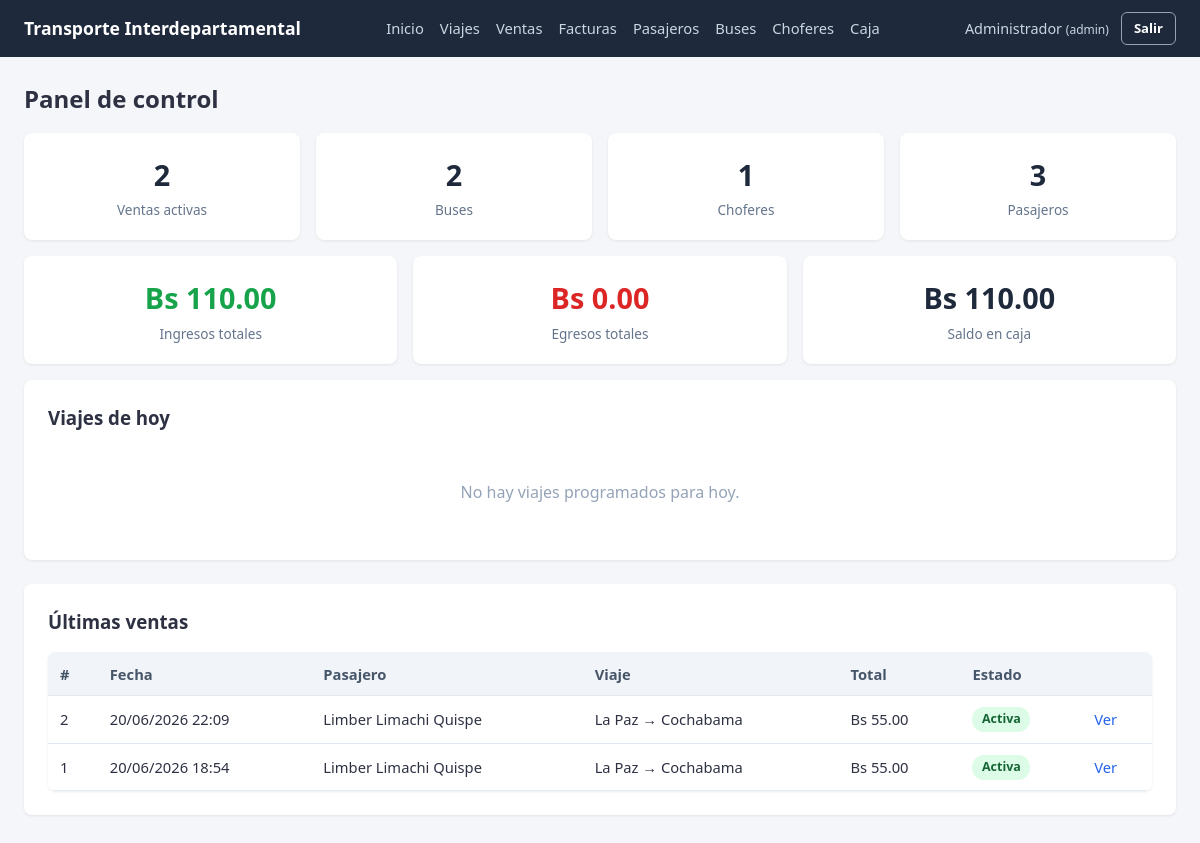
The app's page /dashboard/ (signed in), older data.
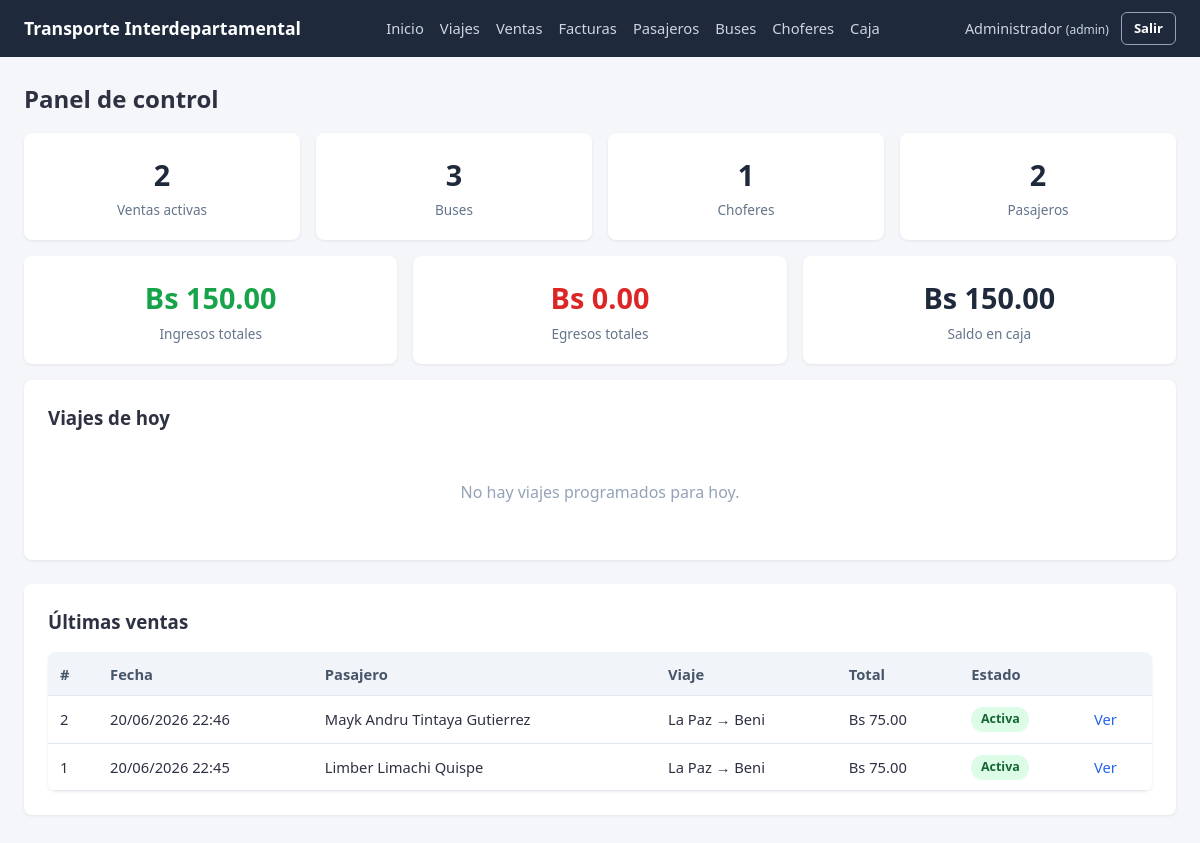
The same page, newer data.
### app/models/venta.py (models this page shows, shortened)
class Venta(db.Model):
    __tablename__ = "venta"
    id_venta = db.Column(db.Integer, primary_key=True, autoincrement=True)
    fecha_venta = db.Column(db.DateTime, nullable=False, default=datetime.now)
    id_pasajero = db.Column(db.Integer, db.ForeignKey("pasajero.id_pasajero"), nullable=False)
    id_viaje = db.Column(db.Integer, db.ForeignKey("viaje.id_viaje"), nullable=False)
    id_usuario = db.Column(db.Integer, db.ForeignKey("usuario.id_usuario"), nullable=False)
    monto = db.Column(db.Numeric(10, 2), nullable=False, default=0)       # total a pagar (suma de detalles activos)
    monto_pagado = db.Column(db.Numeric(10, 2), nullable=False, default=0)  # con cuánto pagó el cliente
    cambio = db.Column(db.Numeric(10, 2), nullable=False, default=0)       # vuelto entregado
    estado = db.Column(db.String(20), nullable=False, default="activa")  # activa | rebajada | anulada
    detalles = db.relationship("VentaDetalle", backref="venta", cascade="all, delete-orphan")
    factura = db.relationship("Factura", backref="venta", uselist=False, cascade="all, delete-orphan")
    usuario = db.relationship("Usuario")

### app/models/pasajero.py (models this page shows, shortened)
class Pasajero(db.Model):
    __tablename__ = "pasajero"
    id_pasajero = db.Column(db.Integer, primary_key=True, autoincrement=True)
    ci = db.Column(db.String(20), nullable=False, unique=True)
    nombres = db.Column(db.String(100), nullable=False)
    apellidos = db.Column(db.String(100), nullable=False)
    telefono = db.Column(db.String(20))
    ventas = db.relationship("Venta", backref="pasajero")
    @property
    def nombre_completo(self):
        return f"{self.nombres} {self.apellidos}"

### app/models/viaje.py (models this page shows, shortened)
class Viaje(db.Model):
    __tablename__ = "viaje"
    id_viaje = db.Column(db.Integer, primary_key=True, autoincrement=True)
    origen = db.Column(db.String(100), nullable=False)
    destino = db.Column(db.String(100), nullable=False)
    fecha_viaje = db.Column(db.Date, nullable=False)
    hora_salida = db.Column(db.Time, nullable=False)
    precio = db.Column(db.Numeric(10, 2), nullable=False, default=0)
    id_bus = db.Column(db.Integer, db.ForeignKey("bus.id_bus"), nullable=False)
    id_chofer = db.Column(db.Integer, db.ForeignKey("chofer.id_chofer"), nullable=False)
    estado = db.Column(db.String(20), nullable=False, default="programado")  # programado | finalizado | cancelado
    viaje_asientos = db.relationship("ViajeAsiento", backref="viaje", cascade="all, delete-orphan")
    ventas = db.relationship("Venta", backref="viaje")

### app/routes/dashboard.py (the view)
@dashboard_bp.route("/")
@login_required
def index():
    viajes_hoy = Viaje.query.filter_by(fecha_viaje=date.today()).order_by(Viaje.hora_salida).all()
    total_ventas_activas = Venta.query.filter(Venta.estado != "anulada").count()
    total_buses = Bus.query.count()
    total_choferes = Chofer.query.count()
    total_pasajeros = Pasajero.query.count()
    balance = caja_service.calcular_balance()
    ultimas_ventas = Venta.query.order_by(Venta.id_venta.desc()).limit(5).all()
    return render_template(
        "dashboard/index.html",
        viajes_hoy=viajes_hoy,
        total_ventas_activas=total_ventas_activas,
        total_buses=total_buses,
        total_choferes=total_choferes,
        total_pasajeros=total_pasajeros,
        balance=balance,
        ultimas_ventas=ultimas_ventas,
    )

### app/services/caja_service.py (called while the page is built)
def listar_movimientos():
    return MovimientoCaja.query.order_by(MovimientoCaja.id_movimiento.desc()).all()

def calcular_balance():
    movimientos = listar_movimientos()
    total_ingresos = sum((Decimal(str(m.monto)) for m in movimientos if m.tipo == "ingreso"), start=Decimal("0"))
    total_egresos = sum((Decimal(str(m.monto)) for m in movimientos if m.tipo == "egreso"), start=Decimal("0"))
    return {
        "ingresos": total_ingresos,
        "egresos": total_egresos,
        "saldo": total_ingresos - total_egresos,
    }

### app/utils/auth.py (called while the page is built)
def login_required(view_func):
    @wraps(view_func)
    def wrapper(*args, **kwargs):
        if "id_usuario" not in session:
            flash("Debes iniciar sesión para continuar.", "warning")
            return redirect(url_for("auth.login"))
        return view_func(*args, **kwargs)
    return wrapper

### templates/dashboard/index.html (shortened to what this page needs)
{% extends "base.html" %}
{% block content %}
<h2 class="mb-2">Panel de control</h2>
<div class="grid grid-4 mb-2">
    <div class="stat-box">
        <div class="stat-value">{{ total_ventas_activas }}</div>
        <div class="stat-label">Ventas activas</div>
    </div>
    <div class="stat-box">
        <div class="stat-value">{{ total_buses }}</div>
        <div class="stat-label">Buses</div>
    </div>
    <div class="stat-box">
        <div class="stat-value">{{ total_choferes }}</div>
        <div class="stat-label">Choferes</div>
    </div>
    <div class="stat-box">
        <div class="stat-value">{{ total_pasajeros }}</div>
        <div class="stat-label">Pasajeros</div>
    </div>
</div>
<div class="grid grid-3 mb-2">
    <div class="stat-box positive">
        <div class="stat-value">Bs {{ "%.2f"|format(balance.ingresos) }}</div>
        <div class="stat-label">Ingresos totales</div>
    </div>
    <div class="stat-box negative">
        <div class="stat-value">Bs {{ "%.2f"|format(balance.egresos) }}</div>
        <div class="stat-label">Egresos totales</div>
    </div>
    <div class="stat-box">
        <div class="stat-value">Bs {{ "%.2f"|format(balance.saldo) }}</div>
        <div class="stat-label">Saldo en caja</div>
    </div>
</div>
<div class="card">
    <h3>Viajes de hoy</h3>
    {% if viajes_hoy %}
    <div class="table-wrapper">
        <table>
            <thead>
                <tr>
                    <th>Hora</th>
                    <th>Origen</th>
                    <th>Destino</th>
                    <th>Bus</th>
                    <th>Chofer</th>
                    <th>Asientos</th>
                    <th>Estado</th>
                </tr>
            </thead>
            <tbody>
                {% for v in viajes_hoy %}
                <tr>
                    <td>{{ v.hora_salida.strftime("%H:%M") }}</td>
                    <td>{{ v.origen }}</td>
                    <td>{{ v.destino }}</td>
                    <td>{{ v.bus.placa }}</td>
                    <td>{{ v.chofer.nombre_completo }}</td>
                    <td>{{ v.asientos_disponibles }} / {{ v.viaje_asientos|length }}</td>
                    <td><span class="badge badge-blue">{{ v.estado }}</span></td>
                </tr>
                {% endfor %}
            </tbody>
        </table>
    </div>
    {% else %}
    <p class="empty-state">No hay viajes programados para hoy.</p>
    {% endif %}
</div>
<div class="card">
    <h3>Últimas ventas</h3>
    {% if ultimas_ventas %}
    <div class="table-wrapper">
        <table>
            <thead>
                <tr>
                    <th>#</th>
                    <th>Fecha</th>
                    <th>Pasajero</th>
                    <th>Viaje</th>
                    <th>Total</th>
                    <th>Estado</th>
                    <th></th>
                </tr>
            </thead>
            <tbody>
                {% for venta in ultimas_ventas %}
                <tr>
                    <td>{{ venta.id_venta }}</td>
                    <td>{{ venta.fecha_venta.strftime("%d/%m/%Y %H:%M") }}</td>
                    <td>{{ venta.pasajero.nombre_completo }}</td>
                    <td>{{ venta.viaje.origen }} → {{ venta.viaje.destino }}</td>
                    <td>Bs {{ "%.2f"|format(venta.monto) }}</td>
                    <td>
                        {% if venta.estado == "activa" %}
                        <span class="badge badge-success">Activa</span>
                        {% elif venta.estado == "rebajada" %}
                        <span class="badge badge-warning">Rebajada</span>
                        {% else %}
                        <span class="badge badge-danger">Anulada</span>
                        {% endif %}
                    </td>
                    <td><a href="{{ url_for('ventas.detalle', id_venta=venta.id_venta) }}">Ver</a></td>
                </tr>
                {% endfor %}
            </tbody>
        </table>
    </div>
    {% else %}
    <p class="empty-state">Aún no hay ventas registradas.</p>
    {% endif %}
</div>
{% endblock %}

Row changes from the older to the newer data that the page shows:
changed Venta id 2: fecha_venta "20/06/2026 22:09" → "20/06/2026 22:46"; pasajero.nombre_completo "Limber Limachi Quispe" → "Mayk Andru Tintaya Gutierrez"; viaje.destino "Cochabama" → "Beni"; monto "55.00" → "75.00"
changed Venta "Limber Limachi Quispe": fecha_venta "20/06/2026 18:54" → "20/06/2026 22:45"; viaje.destino "Cochabama" → "Beni"; monto "55.00" → "75.00"
Text that changed along with them:
{{ total_buses }}: "2" → "3"
{{ total_pasajeros }}: "3" → "2"
{{ "%.2f"|format(balance.ingresos) }}: "110.00" → "150.00"
{{ "%.2f"|format(balance.saldo) }}: "110.00" → "150.00"
